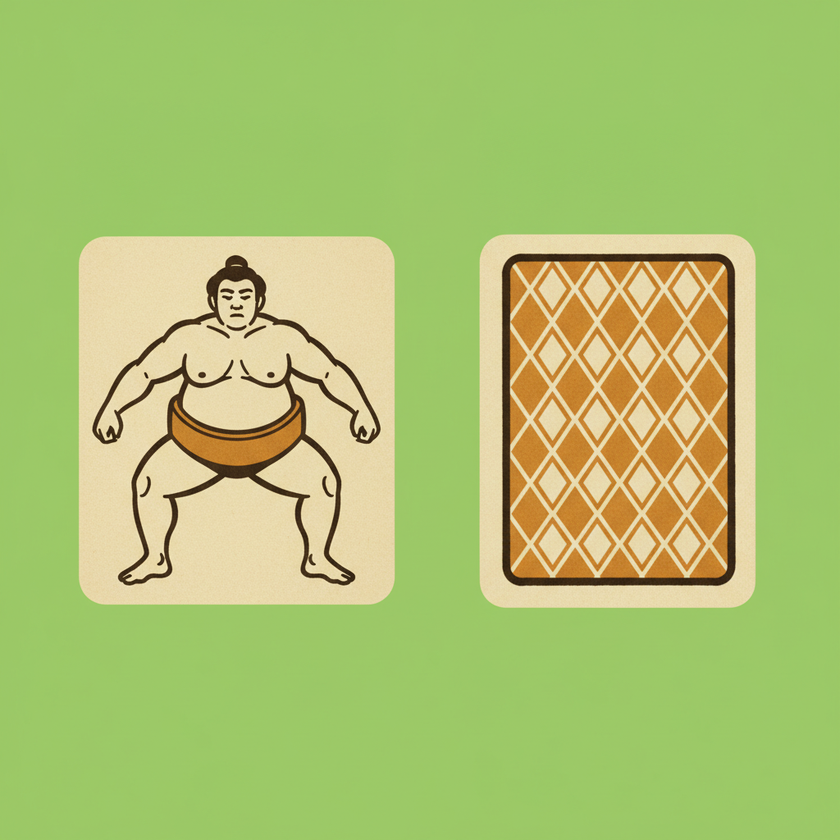
#> input picture scripts/art/source/gozu_sheet.png, 840 x 840 px, shrunk from 1024 x 1024 before the run
$ python split_gozu_sheet.py
#> lines starting #> are read from the running program, lines starting #| are printed output that depends on the picture
#!/usr/bin/env python3
"""Key, split and pad the nano-banana source sheet into the two new assets.

  scripts/art/source/gozu_sheet.png  (one row: sumo wrestler | card back)
    -> data/sumo_token.png   96x96    ink-on-transparent, amber mawashi
    -> data/card_back.png    120x168  the prize deck's back

Gemini does not return alpha and the "pure green" comes back as *some* green
with a tinted edge, so the backdrop colour is taken as the MEDIAN of the image
border and flood-filled from the border inwards (green accents inside an
object survive). The sumo is then keyed a second time against the cream panel
it was drawn on, from the panel's own border inwards, so the wrestler keeps
his cream body fill and loses the card he was standing on.

  python3 -m pip install --user pillow
  python3 scripts/art/split_gozu_sheet.py
"""

import os
from collections import deque

from PIL import Image

HERE = os.path.dirname(os.path.abspath(__file__))
ROOT = os.path.dirname(os.path.dirname(HERE))
SHEET = os.path.join(HERE, "source", "gozu_sheet.png")
OUT = os.path.join(ROOT, "data")

BACKDROP_TOLERANCE = 72
PANEL_TOLERANCE = 34
# (file name, output size, strip the cream panel the object was drawn on)
PARTS = [
    ("sumo_token.png", (96, 96), True),
    ("card_back.png", (120, 168), False),
]


def median_border(pixels, width, height):
    samples = []
    for x in range(width):
        samples.append(pixels[x, 0])
        samples.append(pixels[x, height - 1])
    for y in range(height):
        samples.append(pixels[0, y])
        samples.append(pixels[width - 1, y])
    channels = []
    for index in range(3):
        values = sorted(sample[index] for sample in samples)
        channels.append(values[len(values) // 2])
    return tuple(channels)


def near(a, b, tolerance):
    return (abs(a[0] - b[0]) + abs(a[1] - b[1]) + abs(a[2] - b[2])) <= tolerance


def flood_clear(image, colour, tolerance):
    """Make every border-connected pixel near `colour` transparent."""
    width, height = image.size
    pixels = image.load()
    seen = bytearray(width * height)
    queue = deque()

    def push(x, y):
        if 0 <= x < width and 0 <= y < height and not seen[y * width + x]:
            seen[y * width + x] = 1
            current = pixels[x, y]
            if current[3] == 0 or near(current, colour, tolerance):
                pixels[x, y] = (current[0], current[1], current[2], 0)
                queue.append((x, y))

    for x in range(width):
        push(x, 0)
        push(x, height - 1)
    for y in range(height):
        push(0, y)
        push(width - 1, y)
    while queue:
        x, y = queue.popleft()
        push(x + 1, y)
        push(x - 1, y)
        push(x, y + 1)
        push(x, y - 1)
    return image


def flood_bright(image, threshold=96):
    """Clear border-connected pixels lighter than `threshold`.

    The anti-aliased ring where the cream panel met the green backdrop is
    neither cream nor green, so a colour key leaves a halo. Everything in
    that halo is LIGHT and everything the wrestler is drawn with is either
    dark ink or amber and is enclosed by his own outline, so a brightness
    flood from the border removes the halo and nothing else.
    """
    width, height = image.size
    pixels = image.load()
    seen = bytearray(width * height)
    queue = deque()

    def push(x, y):
        if 0 <= x < width and 0 <= y < height and not seen[y * width + x]:
            seen[y * width + x] = 1
            r, g, b, a = pixels[x, y]
            if a == 0 or (r * 299 + g * 587 + b * 114) // 1000 > threshold:
                pixels[x, y] = (r, g, b, 0)
                queue.append((x, y))

    for x in range(width):
        push(x, 0)
        push(x, height - 1)
    for y in range(height):
        push(0, y)
        push(width - 1, y)
    while queue:
        x, y = queue.popleft()
        push(x + 1, y)
        push(x - 1, y)
        push(x, y + 1)
        push(x, y - 1)
    return image


def column_runs(image, gap=12):
    """The x-ranges that carry opaque pixels, merged across small gaps."""
    width, height = image.size
    pixels = image.load()
    filled = []
    for x in range(width):
        hit = False
        for y in range(0, height, 2):
            if pixels[x, y][3] > 24:
                hit = True
                break
        filled.append(hit)
    runs = []
    start = None
    empty = 0
    for x, hit in enumerate(filled):
        if hit:
            if start is None:
                start = x
            empty = 0
        elif start is not None:
            empty += 1
            if empty > gap:
                runs.append((start, x - empty))
                start = None
    if start is not None:
        runs.append((start, width - 1))
    return [run for run in runs if run[1] - run[0] > 20]


def fit(image, size):
    """Contain the object in `size` on a transparent canvas, centred."""
    box = image.getbbox()
    if box:
        image = image.crop(box)
    scale = min(size[0] / image.width, size[1] / image.height)
    scaled = image.resize(
        (max(1, int(image.width * scale)), max(1, int(image.height * scale))),
        Image.LANCZOS,
    )
    canvas = Image.new("RGBA", size, (0, 0, 0, 0))
    canvas.paste(scaled, ((size[0] - scaled.width) // 2,
                          (size[1] - scaled.height) // 2))
    return canvas


def main():
    sheet = Image.open(SHEET).convert("RGBA")
    backdrop = median_border(sheet.load(), *sheet.size)
#> backdrop = (155, 200, 102)
    flood_clear(sheet, backdrop, BACKDROP_TOLERANCE)
#> the loop in flood_clear, `for x in range(width):` made 840 passes
#> the loop in flood_clear, `for y in range(height):` made 840 passes
#> the loop in flood_clear, `while queue:` made 487058 passes
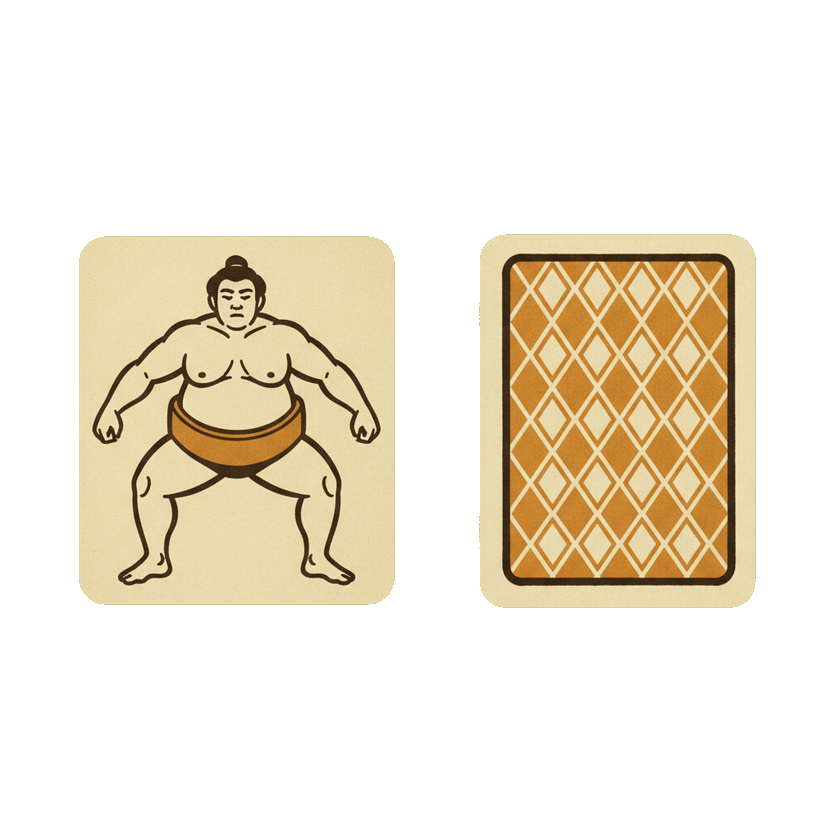
#> sheet: PIL image 840x840 RGBA; mean R, G, B, A 171.8, 194.8, 111.7, 79; transparent parts drawn white
    runs = column_runs(sheet)
#> runs = [(79, 394), (479, 755)]
    if len(runs) != len(PARTS):
        raise SystemExit(f"expected {len(PARTS)} objects, found {len(runs)}: "
                         f"{runs}")
    os.makedirs(OUT, exist_ok=True)
    for (name, size, strip_panel), (x0, x1) in zip(PARTS, runs):
        part = sheet.crop((x0, 0, x1 + 1, sheet.height))
        box = part.getbbox()
        part = part.crop(box)
        if strip_panel:
            # The cream card the wrestler was drawn on: keyed from the panel's
            # own border inwards, so the ink outline keeps its cream fill.
            panel = part.load()[part.width // 2, 4]
            flood_clear(part, panel[:3], PANEL_TOLERANCE)
            flood_bright(part)
        out = os.path.join(OUT, name)
        fit(part, size).save(out)
        print(f"wrote {out} {size[0]}x{size[1]}")
#> this loop made 2 passes
#> (name, strip_panel, x0, x1, panel) on pass 1: ('sumo_token.png', True, 79, 394, (232, 218, 176, 255))
#> (name, strip_panel, x0, x1) on pass 2: ('card_back.png', False, 479, 755)
#| wrote data/sumo_token.png 96x96
#| wrote data/card_back.png 120x168
#> pass 1, in main, `part = sheet.crop((x0, 0, x1 + 1, sheet.height))`:
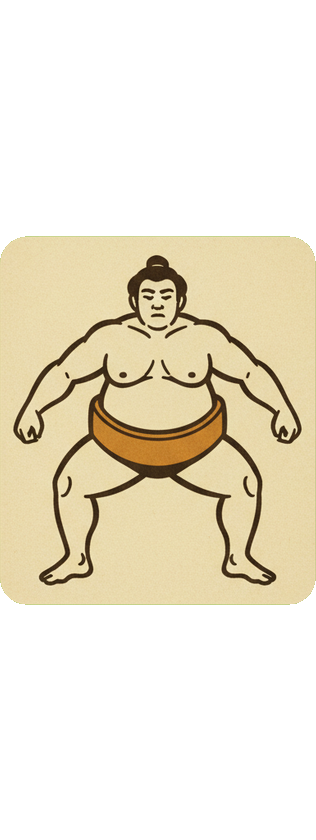
#> part: PIL image 316x840 RGBA; mean R, G, B, A 180.2, 198, 123.9, 111.4; transparent parts drawn white
#> pass 1, in main, `part = part.crop(box)`:
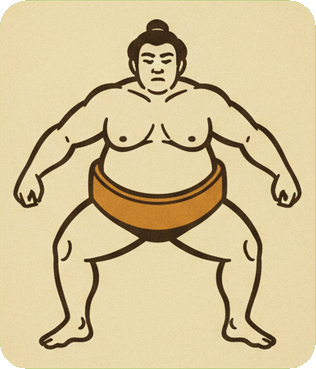
#> part: PIL image 316x369 RGBA; mean R, G, B, A 212.1, 194.9, 151.1, 253.5; transparent parts drawn white
#> pass 1, in fit, `image = image.crop(box)`:
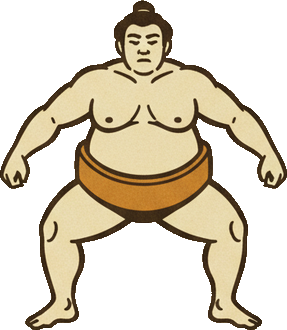
#> image: PIL image 287x330 RGBA; mean R, G, B, A 208.3, 190.2, 147.3, 112.8; transparent parts drawn white
#> pass 1, in fit, `scaled = image.resize( (max(1, int(image.width * scale)), max(1, int(i..`:
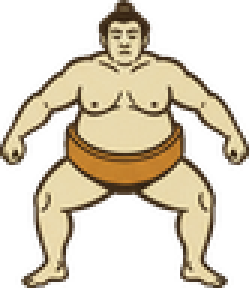
#> scaled: PIL image 83x96 RGBA (shown 3 times larger); mean R, G, B, A 85.2, 74.3, 53.7, 112.8; transparent parts drawn white
#> after the loop:
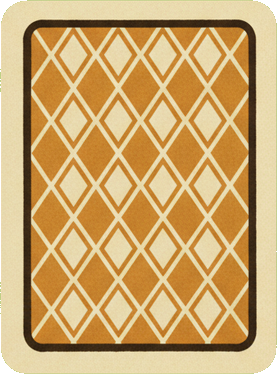
#> part: PIL image 277x374 RGBA; mean R, G, B, A 203.9, 168.2, 109.4, 252.6; transparent parts drawn white


if __name__ == "__main__":
    main()
